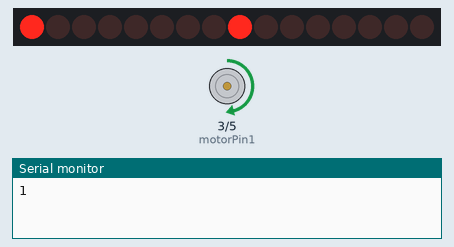
Recording of a sketch running on a simulated Arduino Nano, built with avr-gcc and run on an emulated ATmega328P. On the bench: 16 shift-register outputs drawn as a row of LEDs (first output left, lit = HIGH), motor-driver pin pairs drawn as motors (green arrow = first pin HIGH = forward, orange = second pin HIGH = backward, longer = more drive), the last lines printed to the serial monitor.

Above: at 2.25 s.
At 2.45 s:
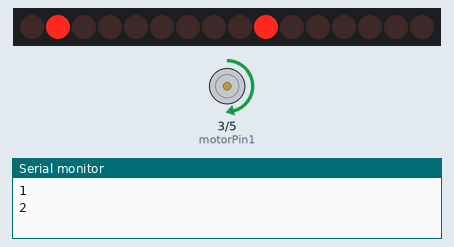
At 2.7 s:
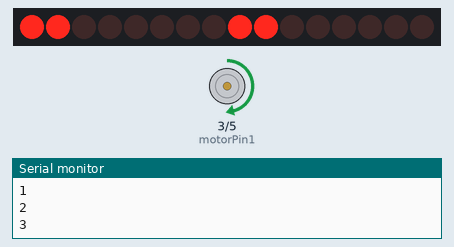
At 3.2 s:
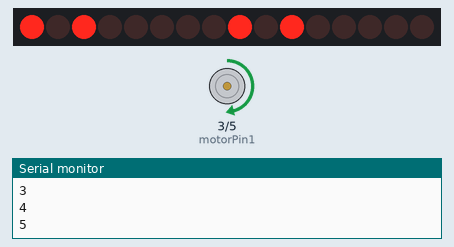
Timing chart, 0 to 5.2 s (numbered marks = the images above):
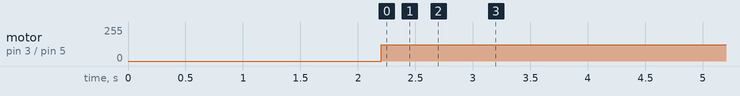

Measured:
- by itself, motor on pin 3 (motorPin1) / pin 5 (motorPin2): stopped → forward 123/255 at 2.2 s

The sketch:

prototype_0.1.ino
```cpp
//**************************************************************//
//  Name    : shiftOutCode, Predefined Dual Array Style         //
//  Author  : Carlyn Maw, Tom Igoe                              //
//  Date    : 25 Oct, 2006                                      //
//  Version : 1.0                                               //
//  Notes   : Code for using a 74HC595 Shift Register           //
//          : to count from 0 to 255                            //
//****************************************************************

/////// PIN-BELEGUNG ///////////////////////

// Schieberegister
//Pin connected to ST_CP of 74HC595
int latchPin = 9;
//Pin connected to SH_CP of 74HC595
int clockPin = 13;
////Pin connected to DS of 74HC595
int dataPin = 7;

// Potentiometer
int potiPin = A7; // Pin A7
int potiValue = 0;

// Motor
int motorPin1 = 3;
int motorPin2 = 5;
int motor_speed = 0;

// Taster
int taster1_speedUp = 2;
int taster1_slowDown = 9;
int taster2_speedUp = 10;
int taster2_slowDown = 11;
int taster3_speedUp = 12;
int taster3_slowDown = 13;
int taster4_speedUp = 14; // analog pin 0
int taster4_slowDown = 15; // analog pin 1


//item variables

int result1_speedUp;
int result1_slowDown;
int result2_speedUp;
int result2_slowDown;
int result3_speedUp;
int result3_slowDown;
int result4_speedUp;
int result4_slowDown;

int item_active = 0;

//holders for infromation you're going to pass to shift register
byte dataLED_SHOW;
byte dataLED_ITEMS;
byte dataArrayLED_SHOW[10];
byte dataArrayLED_ITEMS[10];

//variables for timing (multitasking)
unsigned long currentMillis = 0;
unsigned long lastMillis_LED = 0;
unsigned long lastMillis_Motor = 0;

unsigned long time_LED_show = 200;
unsigned long time_item_active = 1500;


//loop variables (counter)
int cLED_show = 0;

//control flags
int poti_flag = 0;
int taster_flag = 0;


//*************************************************************************setup**

void setup() {
  //set pins to output because they are addressed in the main loop
  pinMode(latchPin, OUTPUT);
  pinMode(clockPin, OUTPUT);
  pinMode(dataPin, OUTPUT);

  pinMode(motorPin1, OUTPUT);
  pinMode(motorPin2, OUTPUT);

  pinMode(taster1_speedUp, INPUT);
  pinMode(taster1_slowDown, INPUT);
  pinMode(taster2_speedUp, INPUT);
  pinMode(taster2_slowDown, INPUT);
  pinMode(taster3_speedUp, INPUT);
  pinMode(taster3_slowDown, INPUT);
  pinMode(taster4_speedUp, INPUT);
  pinMode(taster4_slowDown, INPUT);

  //Arduino doesn't seem to have a way to write binary straight into the code
  //so these values are in HEX.  Decimal would have been fine, too.
  dataArrayLED_SHOW[0] = 0xFF; //11111111
  dataArrayLED_SHOW[1] = 0xFE; //11111110
  dataArrayLED_SHOW[2] = 0xFC; //11111100
  dataArrayLED_SHOW[3] = 0xF8; //11111000
  dataArrayLED_SHOW[4] = 0xF0; //11110000
  dataArrayLED_SHOW[5] = 0xE0; //11100000
  dataArrayLED_SHOW[6] = 0xC0; //11000000
  dataArrayLED_SHOW[7] = 0x80; //10000000
  dataArrayLED_SHOW[8] = 0x00; //00000000
  dataArrayLED_SHOW[9] = 0xE0; //11100000

  //Arduino doesn't seem to have a way to write binary straight into the code
  //so these values are in HEX.  Decimal would have been fine, too.
  dataArrayLED_ITEMS[0] = 0xFF; //11111111
  dataArrayLED_ITEMS[1] = 0x7F; //01111111
  dataArrayLED_ITEMS[2] = 0x3F; //00111111
  dataArrayLED_ITEMS[3] = 0x1F; //00011111
  dataArrayLED_ITEMS[4] = 0x0F; //00001111
  dataArrayLED_ITEMS[5] = 0x07; //00000111
  dataArrayLED_ITEMS[6] = 0x03; //00000011
  dataArrayLED_ITEMS[7] = 0x01; //00000001
  dataArrayLED_ITEMS[8] = 0x00; //00000000
  dataArrayLED_ITEMS[9] = 0x07; //00000111

  //function that blinks all the LEDs
  //gets passed the number of blinks and the pause time
  blinkAll_2Bytes(2,500);

  Serial.begin(9600);
}


//*************************************************************************loop**
void loop() {

  // saves current time
  currentMillis = millis();


////////////// POTENTIOMETER //////////////////////////////////////////////

  // value from 0 - 1023
  if( poti_flag == 1 )
  potiValue = analogRead(potiPin);
  else potiValue = 250;


////////////// TASTER /////////////////////////////////////////////////////
  if( item_active == 0 && taster_flag == 1)
  {
    result1_speedUp = digitalRead(taster1_speedUp);
    result1_slowDown = digitalRead(taster1_slowDown);
    result2_speedUp = digitalRead(taster2_speedUp);
    result2_slowDown = digitalRead(taster2_slowDown);
    result3_speedUp = digitalRead(taster3_speedUp);
    result3_slowDown = digitalRead(taster3_slowDown);
    result4_speedUp = digitalRead(taster4_speedUp);
    result4_slowDown = digitalRead(taster4_slowDown);
  }

////////////// LED SHOW ///////////////////////////////////////////////////
  // if enough time passed, go in
  if( currentMillis - lastMillis_LED > time_LED_show )
  {
    // save time of this round
    lastMillis_LED = millis();

    // counter for different show states
    cLED_show++;
    if( cLED_show > 9 ) cLED_show = 0;

    dataLED_SHOW = dataArrayLED_SHOW[cLED_show];
    dataLED_ITEMS = dataArrayLED_ITEMS[cLED_show];

    Serial.print(cLED_show);
    Serial.print("\n");
    //ground latchPin and hold low for as long as you are transmitting
    digitalWrite(latchPin, LOW);
    //move 'em out
    shiftOut(dataPin, clockPin, MSBFIRST, cLED_show);
    shiftOut(dataPin, clockPin, MSBFIRST, cLED_show);
    //return the latch pin high to signal chip that it
    //no longer needs to listen for information
    digitalWrite(latchPin, HIGH);
  }

////////////// MOTOR  ///////////////////////////////////////////////////

  // wenn kein item aktiviert ist, aktuelle Motorgeschwindigkeit berechnen
  if( item_active == 0 )
  {
    motor_speed = ( potiValue/4 ) / 0.6 + 20; // value: 20 - 173
  }

  // wenn speed-up item aktiviert wurde und aktuell kein item aktiv ist
  if( ( result1_speedUp || result2_speedUp || result3_speedUp || result4_speedUp ) && item_active == 0 && taster_flag == 1 )
  {
    item_active = 1;
    lastMillis_Motor = millis();
    motor_speed = motor_speed + 30;
  }

  // wenn slow-down item aktiviert wurde und aktuell kein item aktiv ist
  if( ( result1_slowDown || result2_slowDown || result3_slowDown || result4_slowDown ) && item_active == 0 && taster_flag == 1 )
  {
    item_active = 1;
    lastMillis_Motor = millis();
    motor_speed = motor_speed - 30;
    // damit Motor nicht zu langsam wird und anhält --> testen!
    if( motor_speed < 20 ) motor_speed = 20;
  }

  currentMillis = millis();

  // item nach Zeit wieder deaktivieren
  if( currentMillis - lastMillis_Motor > time_item_active && taster_flag == 1)
  {
    item_active = 0;
  }

  analogWrite(motorPin1, motor_speed);   // Motor Vor
  analogWrite(motorPin2, 0);

}


//*************************************************************************functions**

//blinks the whole register based on the number of times you want to
//blink "n" and the pause between them "d"
//starts with a moment of darkness to make sure the first blink
//has its full visual effect.
void blinkAll_2Bytes(int n, int d)
{
  digitalWrite(latchPin, LOW);
  shiftOut(dataPin, clockPin, MSBFIRST, 0);
  shiftOut(dataPin, clockPin, MSBFIRST, 0);
  digitalWrite(latchPin, HIGH);
  delay(200);
  for (int x = 0; x < n; x++)
  {
    digitalWrite(latchPin, LOW);
    shiftOut(dataPin, clockPin, MSBFIRST, 255);
    shiftOut(dataPin, clockPin, MSBFIRST, 255);
    digitalWrite(latchPin, HIGH);
    delay(d);
    digitalWrite(latchPin, LOW);
    shiftOut(dataPin, clockPin, MSBFIRST, 0);
    shiftOut(dataPin, clockPin, MSBFIRST, 0);
    digitalWrite(latchPin, HIGH);
    delay(d);
  }
}
```
